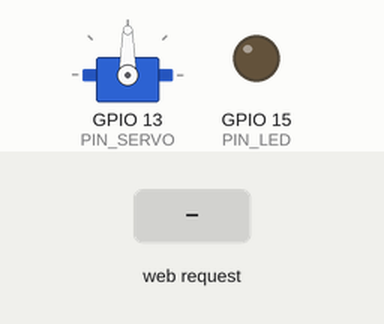
Simulated run of this sketch. Board: ESP8266 (NodeMCU). On the bench: servo, output pins drawn as LEDs (lit = HIGH). Inputs (shaded band) come from the test bench. WiFi joins after 1.5 s; servers stay silent unless stated; what the sketch prints to the serial monitor is not drawn.

Above: at 2.7 s.
2.8 s: HTTP request GET /rotate_servo received
At 2.95 s:
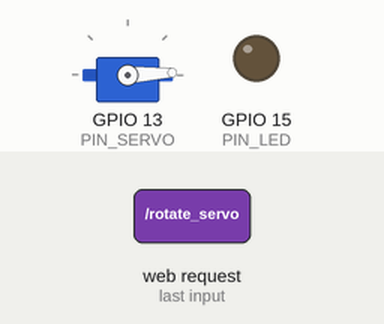
5.8 s: HTTP request GET /led_on received
At 6.4 s:
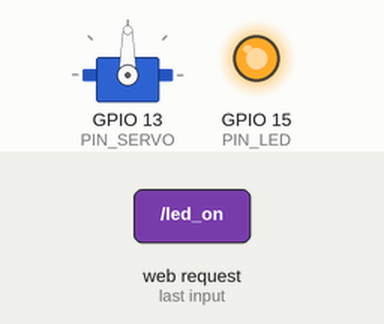
7.3 s: HTTP request GET /rotate_servo received
10.3 s: HTTP request GET /led_off received
At 11.1 s:
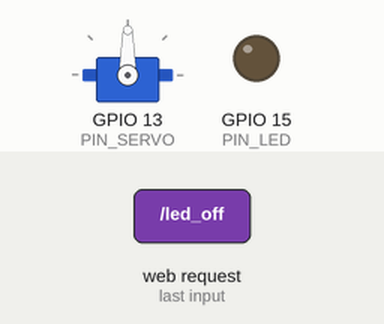
Timing chart, 0 to 12.8 s (numbered marks = the images above; inputs shaded):
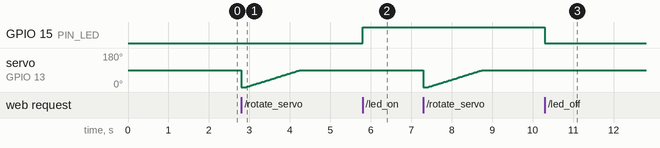

The sketch:

4_Ejercicio.ino
```cpp
#include <ESP8266WiFi.h>
#include <ESP8266WebServer.h>
#include <Servo.h>

// Configuración de la comunicación.
const char* SSID = "MY_SSID";
const char* PASSWORD = "MY_PASSWORD";

// Pines de los dispositivos.
const int PIN_LED = 15;
const int PIN_SERVO = 13;

bool led_state = false;
bool servo_moving = false;

// Objeto encargado del servicio web. Se sirve en el puerto 80.
ESP8266WebServer server(80);

Servo servo;

// FUNCIONES PARA GESTIÓN DE PETICIONES.

// Petición raíz.
void home() {
  server.send(200,"text/html", "<html><head><title>Advanced Hardware Programming Course</title></head><body><h1>Congratulations, you have successfully completed exercise 4!</h1></body></html>");
}

// Encendido de LED.
void ledOn() {
  led_state = true;
  server.send(200,"text/html", "<html><head><title>Advanced Hardware Programming Course</title></head><body><h1>Led ON!</h1></body></html>");
}

// Apagado de LED.
void ledOff() {
  led_state = false;
  server.send(200,"text/html", "<html><head><title>Advanced Hardware Programming Course</title></head><body><h1>Led ON!</h1></body></html>");
}

// Rotación del servo.
void servoMoving() {
  servo_moving = true;
  server.send(200,"text/html", "<html><head><title>Advanced Hardware Programming Course</title></head><body><h1>Moving servo!</h1></body></html>");
}

// Mueve el servo.
void rotateServo(){
  servo.write(0);
  delay(100);

  for (int pos = 0; pos <= 90; pos += 1) {
    servo.write(pos);
    delay(15);
  }

  servo_moving = false;
}

void setup() {
  Serial.begin(9600);

  // Configuración pin LED.
  pinMode(PIN_LED, OUTPUT);
  digitalWrite(PIN_LED, LOW);

  // Configuración pin servo.
  servo.attach(PIN_SERVO);

  // Se establece la conexión.
  WiFi.mode(WIFI_STA);
  WiFi.hostname("NodeMCU-ESP8266 2");
  WiFi.begin(SSID, PASSWORD);

  // Comprobamos el si se ha conectado satisfactoriamente.
  while (WiFi.status() != WL_CONNECTED) {
    delay(500);
    Serial.println("Connecting to WiFi..");
  }

  WiFi.setAutoReconnect(true);
  WiFi.persistent(true);

  Serial.print("My IP:");
  Serial.println(WiFi.localIP());

  // Se inicializa el servicio web HTTP.
  server.on("/", home); // Función listener para la dirección raíz.
  server.on("/led_on", ledOn);
  server.on("/led_off", ledOff);
  server.on("/rotate_servo", servoMoving);
  server.begin();
  Serial.println("HTTP server started");
}

void loop() {
  server.handleClient();

  if (led_state)
    digitalWrite(PIN_LED, HIGH);
  else
    digitalWrite(PIN_LED, LOW);

   if (servo_moving)
    rotateServo();
}
```

Measured:
- after the input at 5.8 s, GPIO 15 (PIN_LED): LOW → HIGH at once
- after the input at 10.3 s, GPIO 15 (PIN_LED): HIGH → LOW at once
